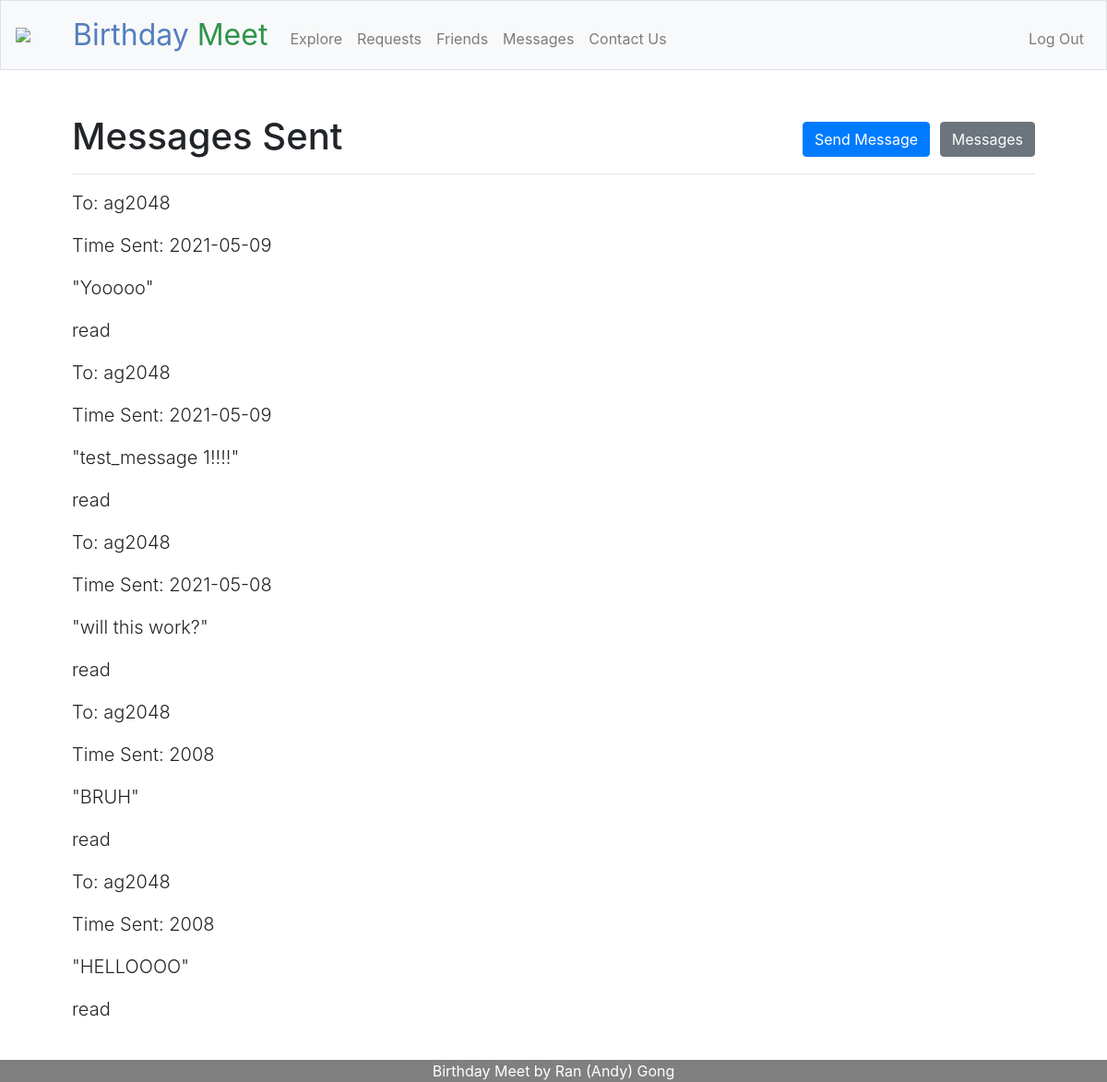
Before: /sent (signed in) with the older database file.
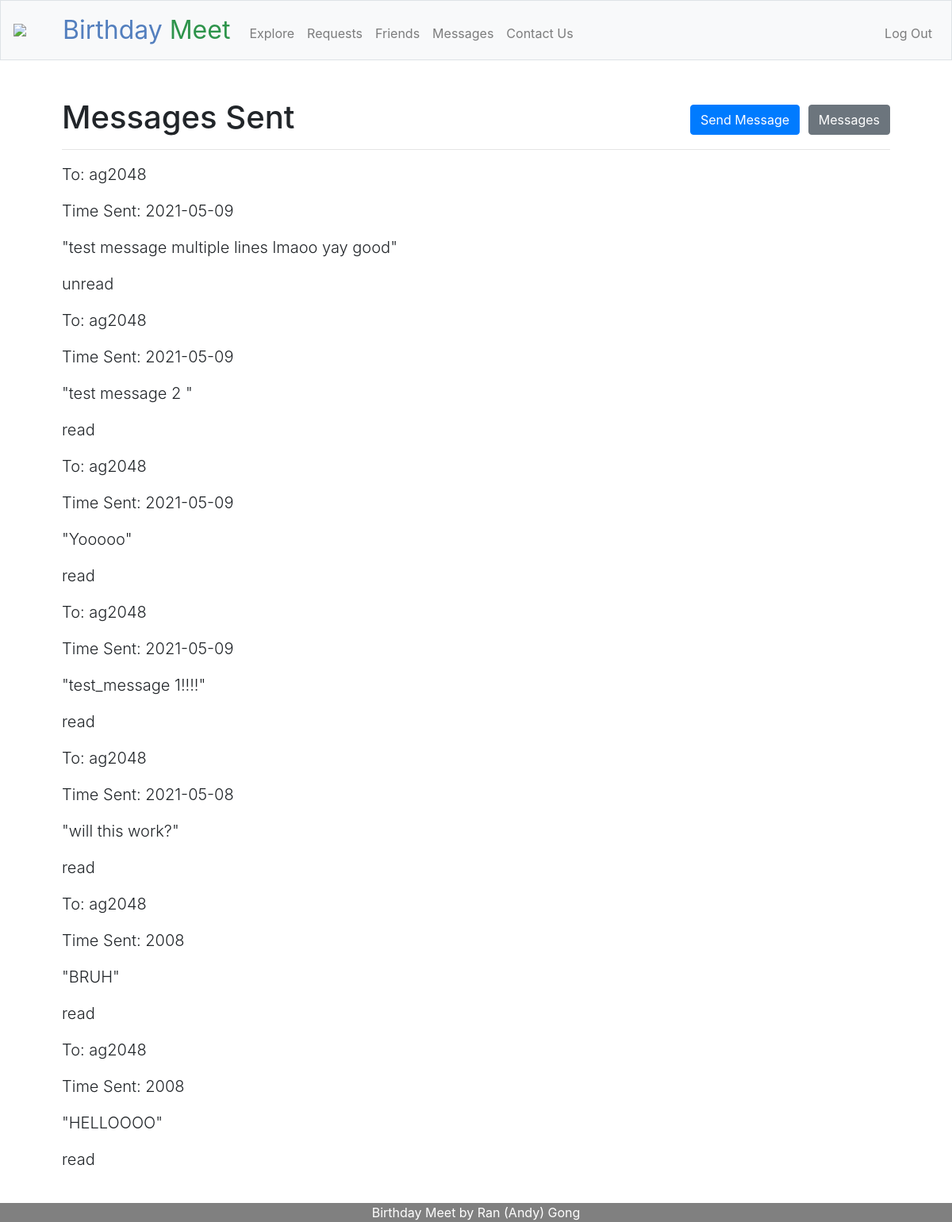
After: the same page with the newer database file.
### tables this page shows
CREATE TABLE users (id INTEGER, username TEXT NOT NULL, hash TEXT NOT NULL, month INTEGER NOT NULL, day INTEGER NOT NULL, PRIMARY KEY(id));

CREATE TABLE messages (
        id INTEGER,
        sender_id INTEGER NOT NULL,
        receiver_id INTEGER NOT NULL,
        message_text TEXT NOT NULL,
        when_sent DATE NOT NULL,
        is_read BIT NOT NULL,
        FOREIGN KEY (sender_id) REFERENCES users (id),
        FOREIGN KEY (receiver_id) REFERENCES users (id),
        PRIMARY KEY(id)
    );

### app.py (the view)
@app.route("/sent")
@login_required
def sent():
    list_of_messages_info = []
    list_of_messages_from_database = db.execute("SELECT * FROM messages WHERE sender_id = ?", session.get("user_id"))
    for message_from_database in list_of_messages_from_database:
        receiver_username = db.execute("SELECT * FROM users WHERE id = ?", message_from_database["receiver_id"])[0]["username"]
        is_read = (message_from_database["is_read"] == 1)
        list_of_messages_info.append({
            "message": message_from_database["message_text"],
            "id": message_from_database["id"],
            "receiver_username": receiver_username,
            "time_sent": message_from_database["when_sent"],
            "is_read": is_read
        })
    list_of_messages_info.reverse()
    return render_template("sent.html", list_of_messages_info=list_of_messages_info)

### app.py (called while the page is built)
@app.after_request
def after_request(response):
    response.headers["Cache-Control"] = "no-cache, no-store, must-revalidate"
    response.headers["Expires"] = 0
    response.headers["Pragma"] = "no-cache"
    return response

def login_required(f):
    @wraps(f)
    def decorated_function(*args, **kwargs):
        if session.get("user_id") is None:
            flash("You are currently not logged in!")
            return redirect("/login")
        return f(*args, **kwargs)
    return decorated_function

### templates/sent.html (shortened to what this page needs)
{% extends "layout.html" %}
{% block main %}
<h1>
    <span class="display-5 fw-bold">Messages Sent</span>
    <div class="float-right">
        <a href="/send"><button class="btn btn-primary">Send Message</button></a>
        <a href="/messages"><button class="btn btn-secondary">Messages</button></a>
    </div>
</h1>
<hr>
{% if list_of_messages_info %}
    {% for message in list_of_messages_info %}
        <p class="lead">
            To: {{ message.receiver_username }}
        </p>
        <p class="lead">
            Time Sent: {{ message.time_sent }}
        </p>
        <p class="lead">
            "{{ message.message }}"
        </p>
        {% if message.is_read %}
            <p class="lead">
                read
            </p>
        {% else %}
            <p class="lead">
                unread
            </p>
        {% endif %}
    {% endfor %}
{% else %}
    You have not yet sent any message
{% endif %}
{% endblock %}

Changed rows visible on the page:
added messages: time_sent "2021-05-09", message "test message multiple lines lmaoo yay good"
added messages: time_sent "2021-05-09", message "test message 2"
Other visible differences:
new list line: "To: Time Sent: \" \" unread"
new list line: "ag2048"
new list line: "To: Time Sent: \" \" read"
